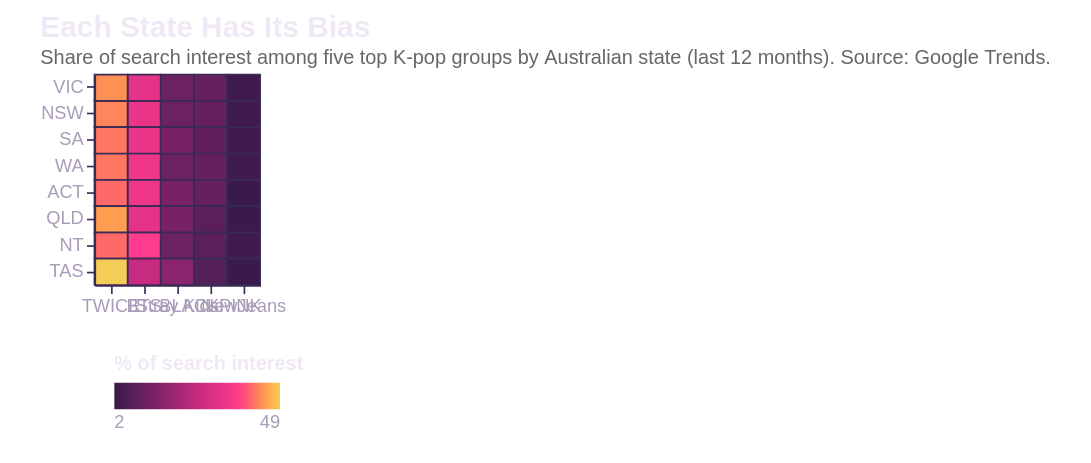

Write a Vega-Lite specification for this figure.
### Vega-Lite specification from a JSON file in a GitHub repository (floating-point values rounded to 4 significant figures)
{"title": {"text": "Each State Has Its Bias", "subtitle": "Share of search interest among five top K-pop groups by Australian state (last 12 months). Source: Google Trends.", "anchor": "start", "fontSize": 18, "subtitleFontSize": 12, "subtitleColor": "#666"}, "width": "container", "height": 280, "autosize": {"type": "fit-x", "contains": "padding"}, "config": {"view": {"stroke": null}, "axis": {"labelFontSize": 11, "titleFontSize": 12, "labelColor": "#a89cb8", "titleColor": "#f0e9f5", "tickColor": "#3a2a55", "domainColor": "#3a2a55", "gridColor": "#26193e"}, "legend": {"orient": "bottom", "titleFontSize": 12, "labelFontSize": 11, "padding": 12, "offset": 12, "columns": 0, "labelColor": "#a89cb8", "titleColor": "#f0e9f5"}, "background": "transparent", "title": {"color": "#f0e9f5", "subtitleColor": "#a89cb8"}, "header": {"labelColor": "#f0e9f5", "titleColor": "#f0e9f5", "labelFontSize": 13, "labelFontWeight": "bold"}}, "data": {"values": [{"state": "NSW", "group": "BTS", "share": 33}, {"state": "NSW", "group": "BLACKPINK", "share": 10}, {"state": "NSW", "group": "TWICE", "share": 43}, {"state": "NSW", "group": "NewJeans", "share": 3}, {"state": "NSW", "group": "Stray Kids", "share": 11}, {"state": "VIC", "group": "BTS", "share": 32}, {"state": "VIC", "group": "BLACKPINK", "share": 10}, {"state": "VIC", "group": "TWICE", "share": 44}, {"state": "VIC", "group": "NewJeans", "share": 3}, {"state": "VIC", "group": "Stray Kids", "share": 11}, {"state": "ACT", "group": "BTS", "share": 34}, {"state": "ACT", "group": "BLACKPINK", "share": 10}, {"state": "ACT", "group": "TWICE", "share": 41}, {"state": "ACT", "group": "NewJeans", "share": 2}, {"state": "ACT", "group": "Stray Kids", "share": 13}, {"state": "WA", "group": "BTS", "share": 34}, {"state": "WA", "group": "BLACKPINK", "share": 10}, {"state": "WA", "group": "TWICE", "share": 42}, {"state": "WA", "group": "NewJeans", "share": 3}, {"state": "WA", "group": "Stray Kids", "share": 11}, {"state": "SA", "group": "BTS", "share": 33}, {"state": "SA", "group": "BLACKPINK", "share": 9}, {"state": "SA", "group": "TWICE", "share": 42}, {"state": "SA", "group": "NewJeans", "share": 3}, {"state": "SA", "group": "Stray Kids", "share": 13}, {"state": "NT", "group": "BTS", "share": 37}, {"state": "NT", "group": "BLACKPINK", "share": 8}, {"state": "NT", "group": "TWICE", "share": 41}, {"state": "NT", "group": "NewJeans", "share": 3}, {"state": "NT", "group": "Stray Kids", "share": 11}, {"state": "QLD", "group": "BTS", "share": 32}, {"state": "QLD", "group": "BLACKPINK", "share": 8}, {"state": "QLD", "group": "TWICE", "share": 45}, {"state": "QLD", "group": "NewJeans", "share": 2}, {"state": "QLD", "group": "Stray Kids", "share": 13}, {"state": "TAS", "group": "BTS", "share": 26}, {"state": "TAS", "group": "BLACKPINK", "share": 7}, {"state": "TAS", "group": "TWICE", "share": 49}, {"state": "TAS", "group": "NewJeans", "share": 2}, {"state": "TAS", "group": "Stray Kids", "share": 16}]}, "mark": {"type": "rect", "stroke": "#3a2a55", "strokeWidth": 1}, "encoding": {"x": {"field": "group", "type": "nominal", "title": null, "axis": {"labelAngle": 0}, "sort": ["TWICE", "BTS", "Stray Kids", "BLACKPINK", "NewJeans"]}, "y": {"field": "state", "type": "nominal", "title": null, "sort": ["VIC", "NSW", "SA", "WA", "ACT", "QLD", "NT", "TAS"]}, "color": {"field": "share", "type": "quantitative", "title": "% of search interest", "scale": {"range": ["#3a1a4a", "#7d2266", "#c52a7e", "#ff3b8c", "#f4cd56"], "interpolate": "hcl"}, "legend": {"orient": "bottom"}}, "tooltip": [{"field": "state", "title": "State"}, {"field": "group", "title": "Group"}, {"field": "share", "title": "Share", "format": ".0f"}]}, "$schema": "https://vega.github.io/schema/vega-lite/v5.json", "padding": {"left": 24, "right": 24, "top": 8, "bottom": 8}}
